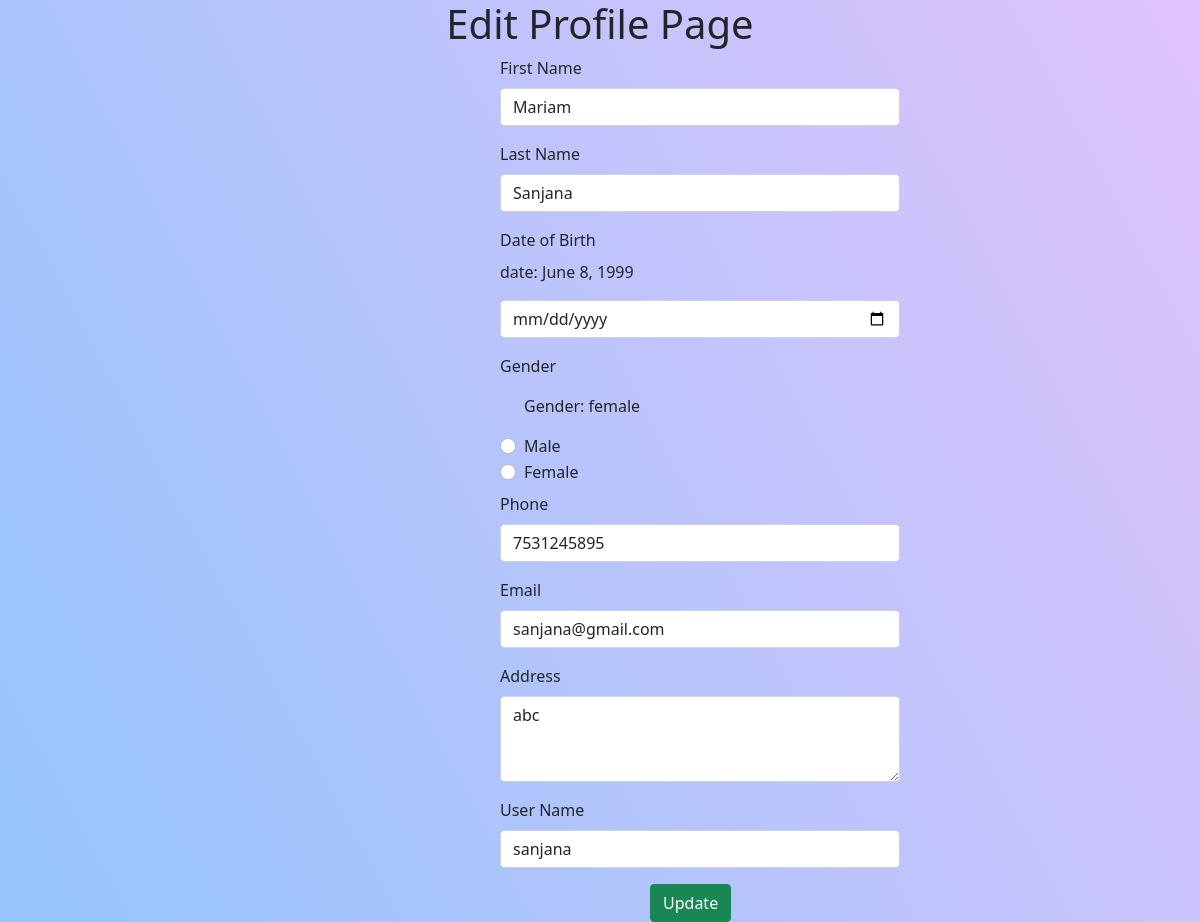
Screenshot of /djangoapp/updatedata/2 with the database file from the repository.
### djangoapp/models.py (models this page shows)
class register(models.Model):
    fname=models.CharField(max_length=20)
    lname=models.CharField(max_length=20)
    dob=models.DateField()
    gender=models.CharField(max_length=20)
    phone=models.IntegerField()
    email=models.EmailField()
    address=models.CharField(max_length=20)
    username=models.CharField(max_length=20)
    password=models.CharField(max_length=20)

### djangoapp/views.py (the view, shortened to what this page needs)
# urls.py: path('updatedata/<int:id>',update_data),
def update_data(request,id):
    a=register.objects.get(id=id)
    return render(request,'editprofile.html',{'data':a})

### djangoapp/templates/editprofile.html (shortened to what this page needs)
<!DOCTYPE html>
{% load static %}
<html lang="en">
<head>
    <link href="https://cdn.jsdelivr.net/npm/bootstrap@5.0.2/dist/css/bootstrap.min.css" rel="stylesheet"
>
</head>
<body>
<h1><center> Edit Profile Page</center> </h1>
<form method="post">{% csrf_token %}
        <div class="mb-3" id ="a">
            <label for="exampleFormControlInput1" class="form-label">First Name</label>
            <input type="text" class="form-control" name="fname" value="{{data.fname}}">
          </div>
        <div class="mb-3" id ="a">
            <label for="exampleFormControlInput1" class="form-label">Last Name</label>
            <input type="text" class="form-control" name="lname" value="{{data.lname}}" >
          </div>
          <div class="mb-3" id ="a">
            <label for="exampleFormControlInput1" class="form-label">Date of Birth</label>
              <p>date: {{data.dob}}</p>
            <input type="date" class="form-control" name="dob" value="{{data.date}}">
          </div>
         <div class="mb-2" id ="a">
            <label for="exampleFormControlInput1" class="form-label">Gender</label>
          </div>
          <div class="form-check" id="a">
              <p>Gender: {{data.gender}}</p>
            <input class="form-check-input" type="radio" name="gender" value="male" id="flexRadioDefault1">
            <label class="form-check-label" for="flexRadioDefault1">
              Male
            </label>
          </div>
          <div class="form-check mb-2" id="a">
            <input class="form-check-input" type="radio" name="gender" value="female" id="flexRadioDefault2">
            <label class="form-check-label" for="flexRadioDefault2">
              Female
            </label>
          </div>
          <div class="mb-3" id ="a">
            <label for="exampleFormControlInput1" class="form-label">Phone</label>
            <input type="text" class="form-control" name="phone" value="{{data.phone}}">
          </div>
          <div class="mb-3" id ="a">
            <label for="exampleFormControlInput1" class="form-label">Email</label>
            <input type="email" class="form-control" id="exampleFormControlInput1" name="email" value="{{data.email}}">
          </div>
          <div class="mb-3" id="a">
            <label for="exampleFormControlTextarea1" class="form-label">Address</label>
            <textarea class="form-control" id="exampleFormControlTextarea1"  name="address"  rows="3">{{data.address}}</textarea>
          </div>
        <div class="mb-3" id ="a">
            <label for="exampleFormControlInput1" class="form-label">User Name</label>
            <input type="text" class="form-control" name="username" value="{{data.username}}">
          </div>
        <button type="submit" class="btn btn-success">Update</button>
    </form>
</body>
</html>

### djangoapp/templates/editprofile.html (style rules this page uses)
#a { width:400px; margin-left:500px; }
.btn { margin-left:650px; }

### rows the page displays
register: fname "Mariam", lname "Sanjana", dob "June 8, 1999", gender "female", phone "7531245895", email "sanjana@gmail.com", address "abc", username "sanjana"
